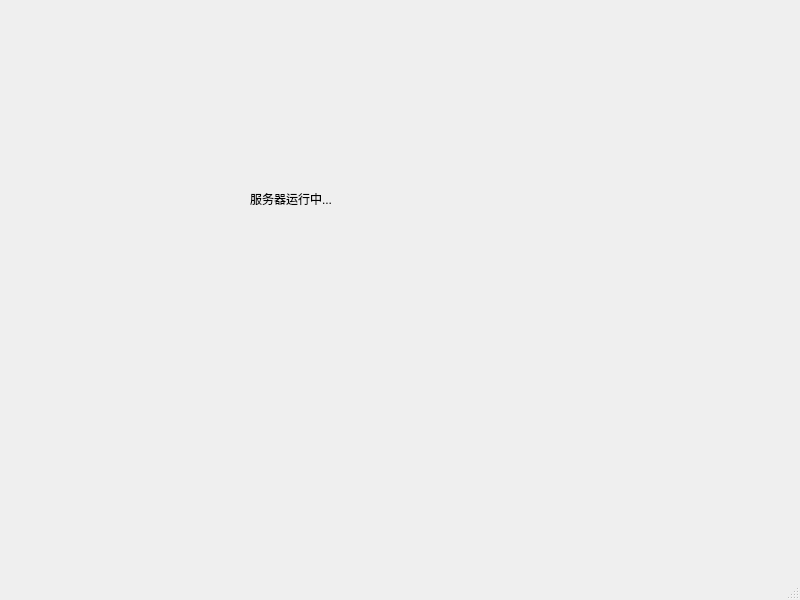
<?xml version="1.0" encoding="UTF-8"?>
<ui version="4.0">
 <class>ServerWin</class>
 <widget class="QMainWindow" name="ServerWin">
  <property name="geometry">
   <rect>
    <x>0</x>
    <y>0</y>
    <width>800</width>
    <height>600</height>
   </rect>
  </property>
  <property name="windowTitle">
   <string>MainWindow</string>
  </property>
  <widget class="QWidget" name="centralwidget">
   <widget class="QLabel" name="label">
    <property name="geometry">
     <rect>
      <x>250</x>
      <y>190</y>
      <width>201</width>
      <height>17</height>
     </rect>
    </property>
    <property name="text">
     <string>服务器运行中...</string>
    </property>
   </widget>
  </widget>
  <widget class="QMenuBar" name="menubar">
   <property name="geometry">
    <rect>
     <x>0</x>
     <y>0</y>
     <width>800</width>
     <height>28</height>
    </rect>
   </property>
  </widget>
  <widget class="QStatusBar" name="statusbar"/>
 </widget>
 <resources/>
 <connections/>
</ui>
